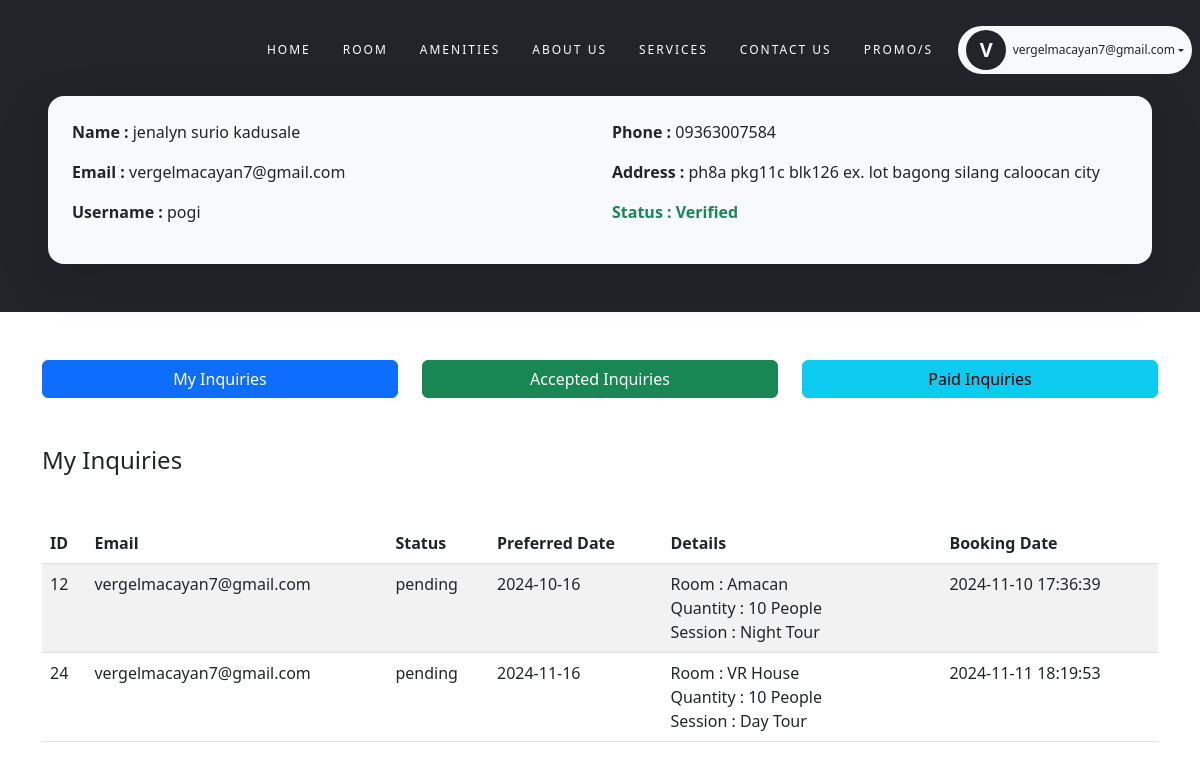
/accountsetting (signed in), run on an earlier commit of the app's database.
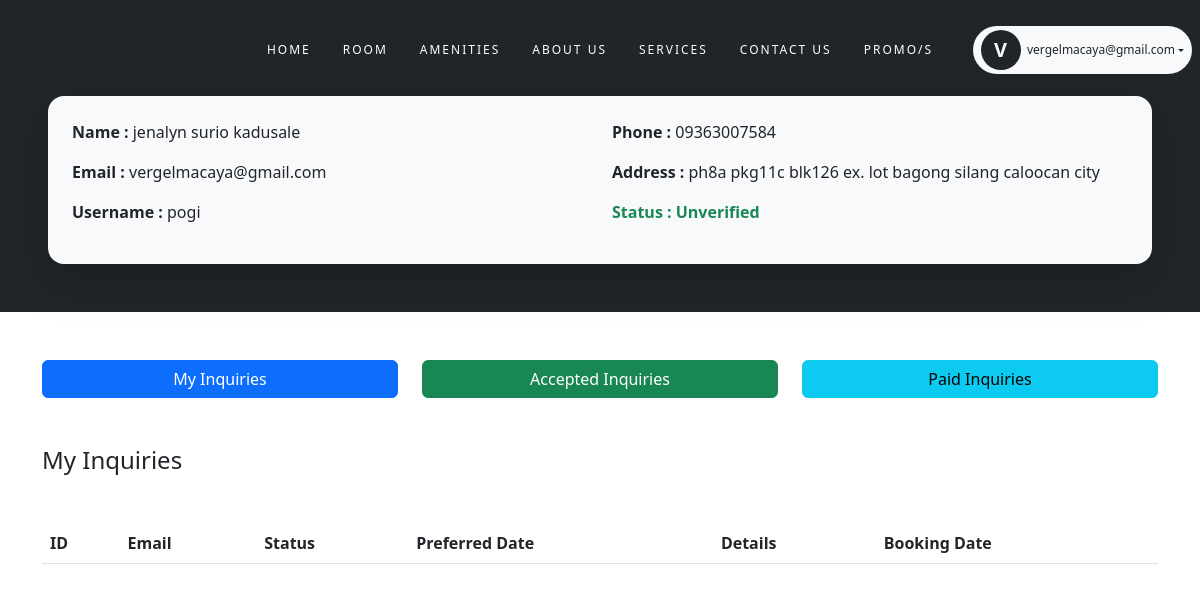
And on a later commit of the database.
### tables this page shows
CREATE TABLE `inquiries` (
  `id` int(11) NOT NULL,
  `full_name` varchar(255) NOT NULL,
  `email` varchar(255) NOT NULL,
  `contact_number` varchar(20) DEFAULT NULL,
  `room` varchar(50) DEFAULT NULL,
  `quantity` int(11) NOT NULL,
  `preferred_date` date NOT NULL,
  `created_at` timestamp NOT NULL DEFAULT current_timestamp(),
  `session` varchar(100) DEFAULT NULL,
  `code` varchar(50) DEFAULT NULL,
  `price` decimal(20,2) DEFAULT NULL,
  `payment_screenshot` varchar(255) DEFAULT NULL,
  `status` varchar(50) DEFAULT NULL
);

### app/views/user/accountsetting.php (the view, shortened to what the changed rows need)
<?php
require_once('configuration/dbConnection.php');
$userEmail = $_SESSION['email'];
$queryMyInquiries = "SELECT * FROM inquiries WHERE email = :email AND status = 'pending'";
$stmtMyInquiries = $pdo->prepare($queryMyInquiries);
$stmtMyInquiries->execute(['email' => $userEmail]);
$myInquiries = $stmtMyInquiries->fetchAll(PDO::FETCH_ASSOC);
?>
<!DOCTYPE html>
<html lang="en">
<head>
    <link rel="stylesheet" href="https://cdn.jsdelivr.net/npm/bootstrap@5.3.0/dist/css/bootstrap.min.css">
    <link rel="stylesheet"
        href="https://cdnjs.cloudflare.com/ajax/libs/bootstrap-icons/1.10.0/font/bootstrap-icons.min.css">
    <link rel="stylesheet" href="public/assets/css/main.css">
    <link rel="stylesheet" type="text/css" href="https://cdn.datatables.net/1.12.1/css/jquery.dataTables.min.css">
</head>
<body>
    <?php include 'app/views/user/include/header.php'; ?>
    <main class="overflow-hidden">
        <div class="bg-dark p-5">
            <div class="container-fluid mt-5 bg-light rounded-4 shadow-lg p-4 lg-p-5">
                <div class="row">
                    <div class="col-12 col-lg-6">
                        <p><strong>Name :</strong> <?php echo $_SESSION['name']; ?></p>
                        <p><strong>Email :</strong> <?php echo $_SESSION['email']; ?></p>
                        <p><strong>Username :</strong> <?php echo $_SESSION['user']; ?></p>
                    </div>
                    <div class="col-12 col-lg-6">
                        <p><strong>Phone :</strong> <?php echo $_SESSION['phone']; ?></p>
                        <p><strong>Address :</strong> <?php echo $_SESSION['street_address']; ?></p>
                        <p class="text-success fw-bold"><strong>Status :</strong>
                            <?php echo $_SESSION['verified'] == 1 ? 'Verified' : 'Unverified'; ?></p>
                    </div>
                </div>
            </div>
        </div>
        <div class="container">
            <div class="mt-5">
                <div class="row">
                    <div class="col-12 col-lg-4">
                        <button class="btn btn-primary w-100" id="myInquiriesBtn">My Inquiries</button>
                    </div>
                    <div class="col-12 col-lg-4">
                        <button class="btn btn-success w-100 my-3 my-lg-0" id="acceptedInquiriesBtn">Accepted Inquiries</button>
                    </div>
                    <div class="col-12 col-lg-4">
                        <button class="btn btn-info w-100" id="paidInquiriesBtn">Paid Inquiries</button>
                    </div>
                </div>
            </div>
            <div id="myInquiriesTable" class="mt-5" style="display:block;">
                <h4 class="my-5">My Inquiries</h4>
                <div class="table-responsive mt-5">
                    <table id="myInquiriesDataTable" class="table table-striped">
                        <thead>
                            <tr>
                                <th>ID</th>
                                <th>Email</th>
                                <th>Status</th>
                                <th>Preferred Date</th>
                                <th>Details</th>
                                <th>Booking Date</th>
                            </tr>
                        </thead>
                        <tbody>
                            <?php foreach ($myInquiries as $inquiry): ?>
                                <tr>
                                    <td><?php echo $inquiry['id']; ?></td>
                                    <td><?php echo $inquiry['email']; ?></td>
                                    <td><?php echo $inquiry['status']; ?></td>
                                    <td><?php echo $inquiry['preferred_date']; ?></td>
                                    <td class="w-25">
                                        <?php
                                        $session = $inquiry['session'];
                                        $tour = ($session == 'AM') ? 'Day Tour' : ($session == 'PM' ? 'Night Tour' : 'Unknown Session');
                                        echo 'Room : ' . $inquiry['room'] . '<br />' .
                                            'Quantity : ' . $inquiry['quantity'] . ' People' . '<br />' .
                                            'Session : ' . $tour;
                                        ?>
                                    </td>
                                    <td><?php echo $inquiry['created_at']; ?></td>
                                </tr>
                            <?php endforeach; ?>
                        </tbody>
                    </table>
                </div>
            </div>
        </div>
    </main>
</body>
</html>

### app/views/user/include/header.php (shortened to what the changed rows need)
<link rel="stylesheet" href="public/assets/css/navigation.css">
<div class="d-none d-lg-block">
    <nav class="navbar navbar-expand-lg fixed-top" data-aos="fade-down" data-aos-duration="1000" id="navHead">
        <ul class="navbar-nav mx-auto mt-3 mt-lg-0">
            <li class="nav-item mx-2" data-aos="fade-right" data-aos-duration="1000"><a
                    class="nav-link fw-normal text-uppercase" aria-current="page" href="/userdashboard">Home</a></li>
            <li class="nav-item mx-2" data-aos="fade-right" data-aos-duration="1000"><a
                    class="nav-link fw-normal text-uppercase" href="/room">Room</a></li>
            <li class="nav-item mx-2" data-aos="fade-right" data-aos-duration="1000"><a
                    class="nav-link fw-normal text-uppercase" href="/amenities">Amenities</a></li>
            <li class="nav-item mx-2" data-aos="fade-right" data-aos-duration="1000"><a
                    class="nav-link fw-normal text-uppercase" href="/AboutUs">About Us</a></li>
            <li class="nav-item mx-2" data-aos="fade-right" data-aos-duration="1000"><a
                    class="nav-link fw-normal text-uppercase" href="/Services">Services</a></li>
            <li class="nav-item mx-2" data-aos="fade-right" data-aos-duration="1000"><a
                    class="nav-link fw-normal text-uppercase" href="#contact">Contact Us</a></li>
            <li class="nav-item mx-2" data-aos="fade-right" data-aos-duration="1000"><a
                    class="nav-link fw-normal text-uppercase" href="/promo">Promo/s</a></li>
        </ul>
        <div class="dropdown" style="position: absolute; right: 0;">
            <button
                class="border-0 dropdown-toggle mx-2 text-dark bg-light px-2 py-1 rounded-5 d-flex justify-content-center align-items-center"
                style="font-size: 12px;" type="button" data-bs-toggle="dropdown" aria-expanded="false">
                <span class="bg-dark rounded-circle fw-bold text-light"
                    style="font-size: 20px; width: 40px; height: 40px; margin-right: 0.4rem; display: flex; align-items: center; justify-content: center;">
                    <?php
                    $firstLetter = strtoupper(substr(htmlspecialchars($_SESSION['email']), 0, 1));
                    echo $firstLetter;
                    ?>
                </span><?php
                $firstLetter = $_SESSION['email'];
                echo $firstLetter;
                ?>
            </button>
        </div>
    </nav>
</div>

What changed in the data, as far as the page shows it:
removed inquiries: id "12", email "vergelmacayan7@gmail.com", status "pending", preferred_date "2024-10-16", room "Amacan", quantity "10", session "Night Tour", created_at "2024-11-10 17:36:39"
no longer on this page (row unchanged): inquiries: id "24", email "vergelmacayan7@gmail.com", status "pending", preferred_date "2024-11-16", room "VR House", quantity "10", session "Day Tour", created_at "2024-11-11 18:19:53"
Also different on the page:
$firstLetter: "vergelmacayan7@gmail.com" → "vergelmacaya@gmail.com"
$_SESSION['email']: "vergelmacayan7@gmail.com" → "vergelmacaya@gmail.com"
text no longer shown: "Verified"
text now shown: "Unverified"
